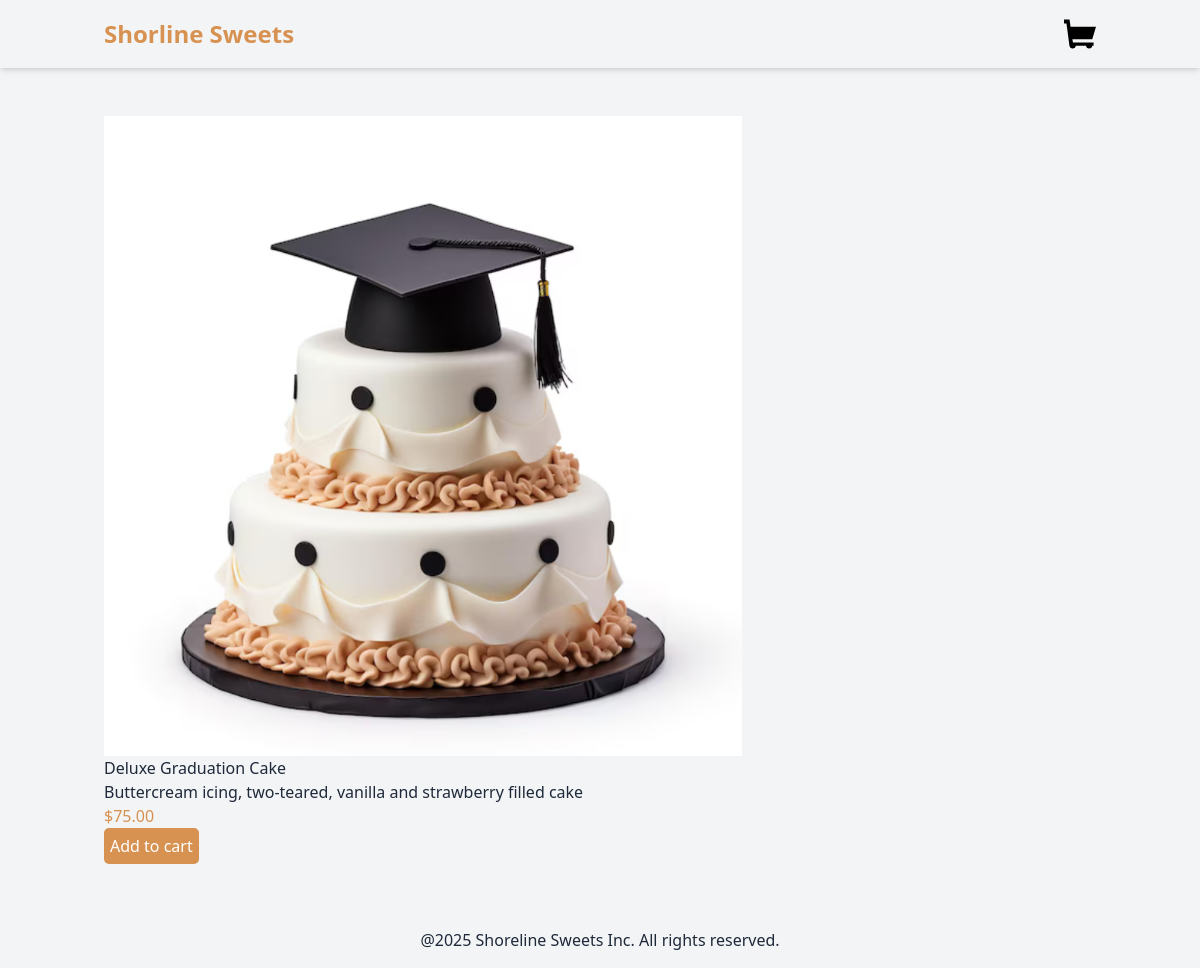
Page /product/9/deluxe-graduation-cake/ on the committed database.
### products/models.py (models this page shows, shortened)
class Product(models.Model):
    category = models.ForeignKey(Category, related_name='products', on_delete=models.CASCADE)
    name = models.CharField(max_length=250)
    slug = models.SlugField(max_length=250)
    description = models.TextField(blank=True)
    price = models.DecimalField(max_digits=10, decimal_places=2)
    available = models.BooleanField(default= True)
    created = models.DateTimeField(auto_now_add=True)
    updated = models.DateTimeField(auto_now=True)
    image = models.ImageField(upload_to='products', blank=True, null=True)

### products/views.py (the view)
# urls.py: path('product/<int:id>/<slug:slug>/', views.product_detail, name="product_detail"),
def product_detail(request, id, slug):
    product = get_object_or_404(Product, id=id, slug=slug, available=True)
    return render(request, 'products/product/detail.html', {'product':product})

### products/templates/products/product/detail.html (shortened to what this page needs)
{% extends "base.html" %}
{%block content%}
<div class="container mx-auto p-4 flex">
    <div>
        {% if product.image %}
        <img src="{{product.image.url}}" alt={{product.name}} style="max-height: 80vh;">
        {%else%}
        <p>The image is not available</p>
        {%endif%}
        <h3 style="font-weight: 500;">{{product.name}}</h3>
        <p>{{product.description}}</p>
        <p style="color: rgb(215, 145, 80);">${{product.price}}</p>
        <form action="{%url 'cart:cart_add' product.id %}" method="post" id="add-to-cart-form">
            <button style="background-color: rgb(215, 145, 80); color: white; padding: 6px; padding: 2py; border-radius: 5px;"> Add to cart </button>
        </form>
    </div>
</div>
    {%endblock%}

### rows in the picture
Product: image (picture), name "Deluxe Graduation Cake", description "Buttercream icing, two-teared, vanilla and strawberry filled cake", price "75.00"
